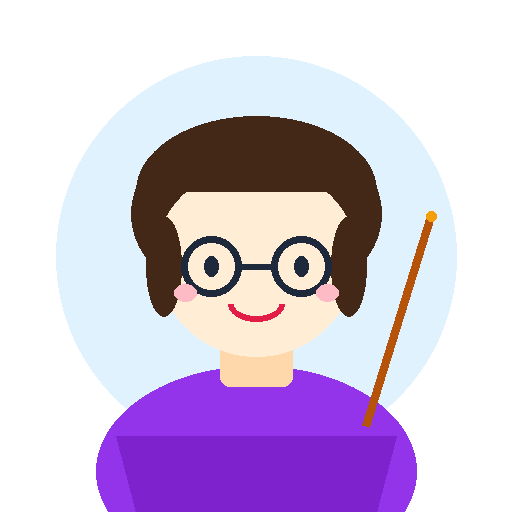
#> input picture assets/characters/teacher.png, 512 x 512 px, found by its file name
$ python clean_extracted_assets.py
#> lines starting #> are read from the running program, lines starting #| are printed output that depends on the picture
import os
from PIL import Image, ImageFilter, ImageEnhance
import numpy as np

def make_island_transparent(input_path, output_path, parchment_rgb=(254, 248, 230), tol=45):
    img = Image.open(input_path).convert('RGBA')
    arr = np.array(img, dtype=float)

    # Distance to parchment yellow/cream color
    diff = np.sqrt(
        (arr[:, :, 0] - parchment_rgb[0])**2 +
        (arr[:, :, 1] - parchment_rgb[1])**2 +
        (arr[:, :, 2] - parchment_rgb[2])**2
    )

    alpha = np.clip((diff - 20) / (tol - 20) * 255, 0, 255).astype(np.uint8)

    # Keep solid colors fully opaque
    solid_mask = (diff > tol)
    alpha[solid_mask] = 255

    alpha_img = Image.fromarray(alpha, mode='L')
    alpha_img = alpha_img.filter(ImageFilter.GaussianBlur(radius=0.8))

    img.putalpha(alpha_img)
    # Resize nicely to 256x256
    img = img.resize((256, 256), Image.Resampling.LANCZOS)
    enhancer = ImageEnhance.Sharpness(img)
    img = enhancer.enhance(1.2)
    img.save(output_path, 'PNG')
    print('Cleaned island saved:', output_path)

# Clean all 5 islands
for name in ['island_theory', 'island_video', 'island_game', 'island_challenge', 'island_treasure']:
    src = f'assets/illustrations/{name}.png'
    if os.path.exists(src):
        make_island_transparent(src, f'assets/illustrations/{name}_clean.png')

# Clean teacher
if os.path.exists('assets/characters/teacher.png'):
    t_img = Image.open('assets/characters/teacher.png').convert('RGBA')
#> t_img is the input picture: PIL image 512x512 RGBA; mean R, G, B, A 101.2, 86.5, 110.7, 144.8
    # Resize to 512x512
    t_img = t_img.resize((512, 512), Image.Resampling.LANCZOS)
    t_img.save('assets/characters/teacher_512.png')

# Clean leaderboard
if os.path.exists('assets/illustrations/leaderboard_podium.png'):
    lb_img = Image.open('assets/illustrations/leaderboard_podium.png').convert('RGBA')
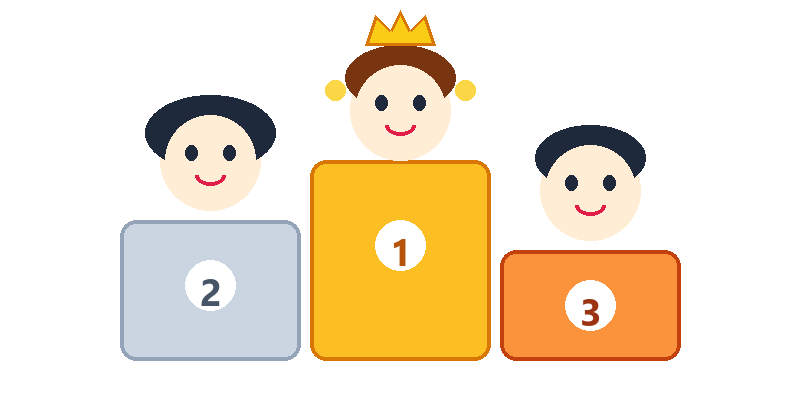
#> input picture assets/illustrations/leaderboard_podium.png, 800 x 400 px, found by its file name
#> lb_img is the input picture: PIL image 800x400 RGBA; mean R, G, B, A 79.2, 64.9, 42.5, 91.6
    lb_img = lb_img.resize((800, 360), Image.Resampling.LANCZOS)
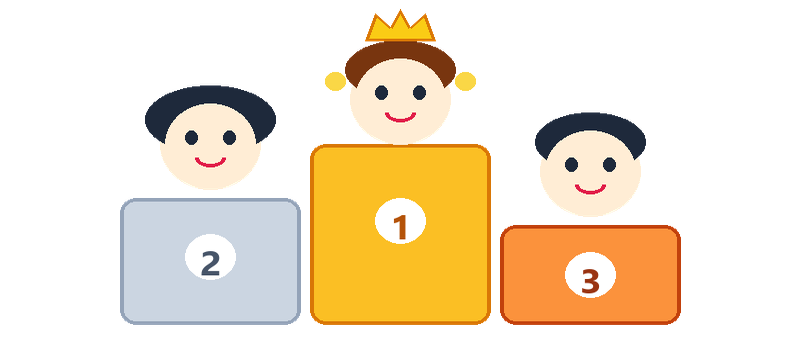
#> lb_img: PIL image 800x360 RGBA; mean R, G, B, A 80.6, 65.9, 43.2, 91.6; transparent parts drawn white
    lb_img.save('assets/illustrations/leaderboard_podium_clean.png')

# Clean Aarav avatar
if os.path.exists('assets/characters/aarav_avatar.png'):
    a_img = Image.open('assets/characters/aarav_avatar.png').convert('RGBA')
    a_img = a_img.resize((128, 128), Image.Resampling.LANCZOS)
    a_img.save('assets/characters/aarav_avatar_clean.png')

print('All extracted assets polished successfully!')
